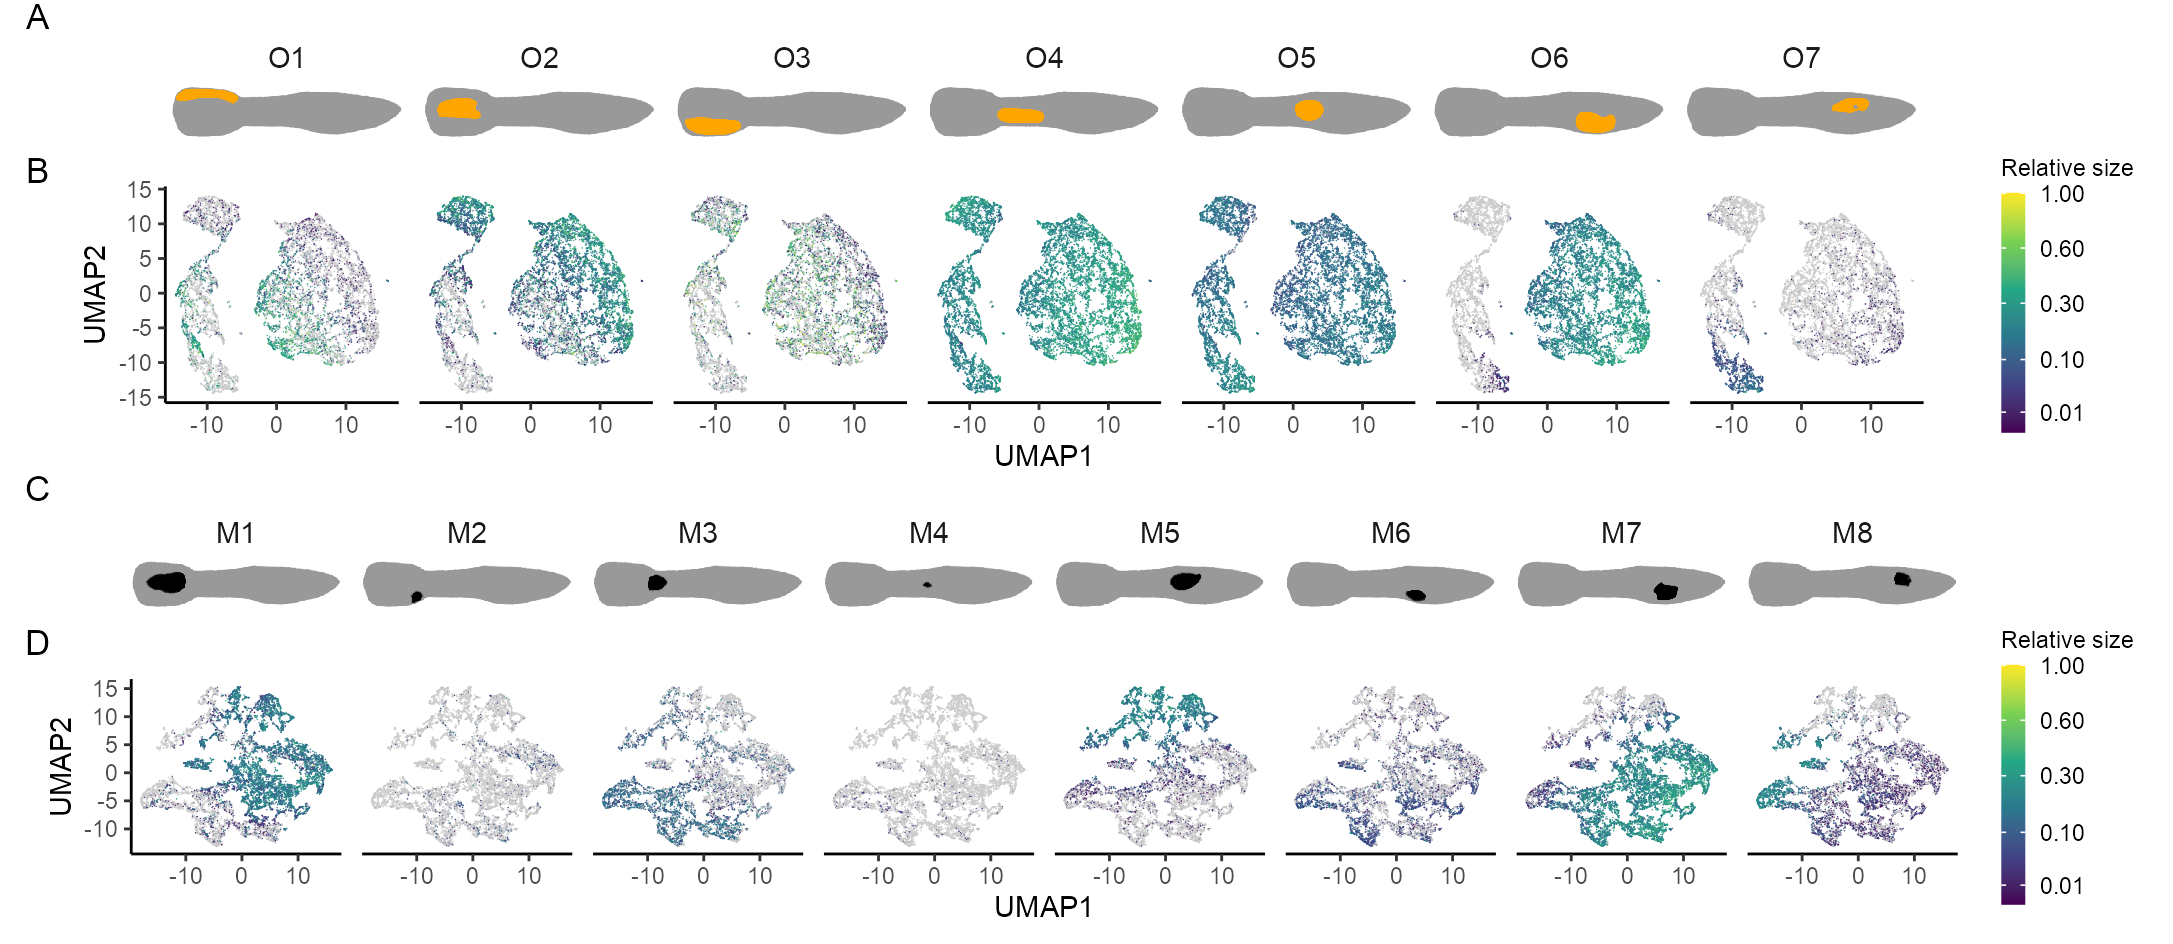

R code for this plot:
library(tidyverse)

source('paper_figures/subplots/car_ornament_img.R')
source('paper_figures/subplots/car_ornament_embedding.R')

source('paper_figures_supplement/subplots/mel_ornament_img.R')
source('paper_figures_supplement/subplots/mel_ornament_embedding.R')

car <- (P_car_orn_img) /
  (P_car_orn_emb + theme(legend.position = 'right', legend.justification = c(0, 0.5))) /
  plot_layout(heights = c(0.6, 2))

mel <- (P_mel_orn_img) /
  (P_mel_orn_emb + theme(legend.position = 'right', legend.justification = c(0, 0.5))) /
  plot_layout(heights = c(0.6, 2))

combined <- wrap_plots(car, mel, nrow = 2) + plot_annotation(tag_levels = 'A')
ggsave(
  'paper_figures_supplement/ornament_embeddings.png',
  combined, units = "cm", width = 18.4, height = 8
)
